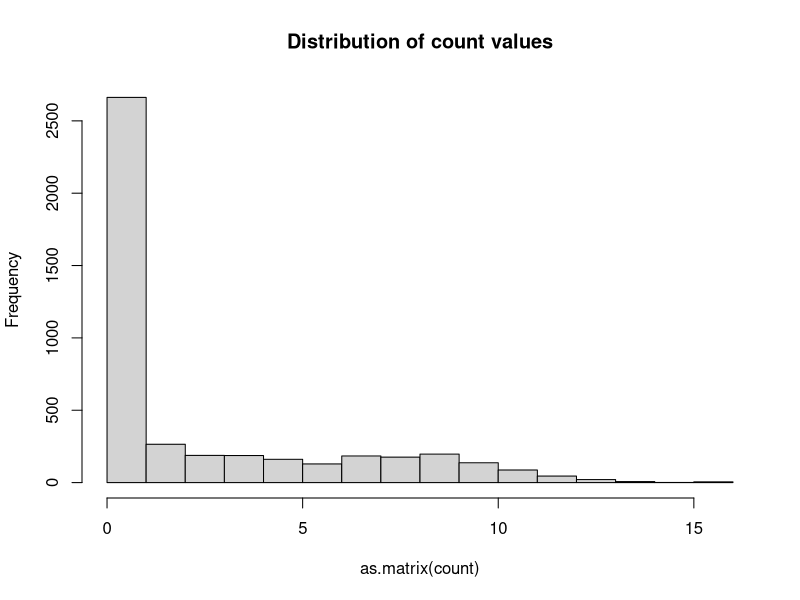
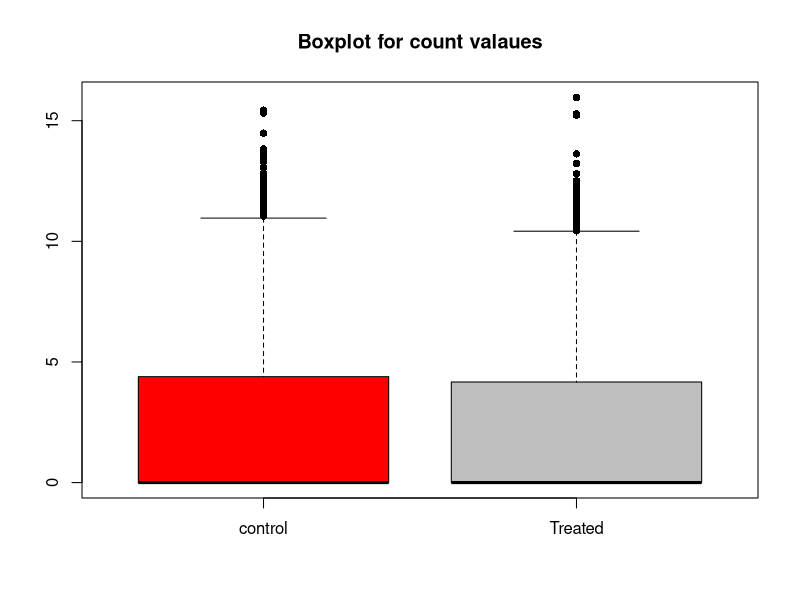
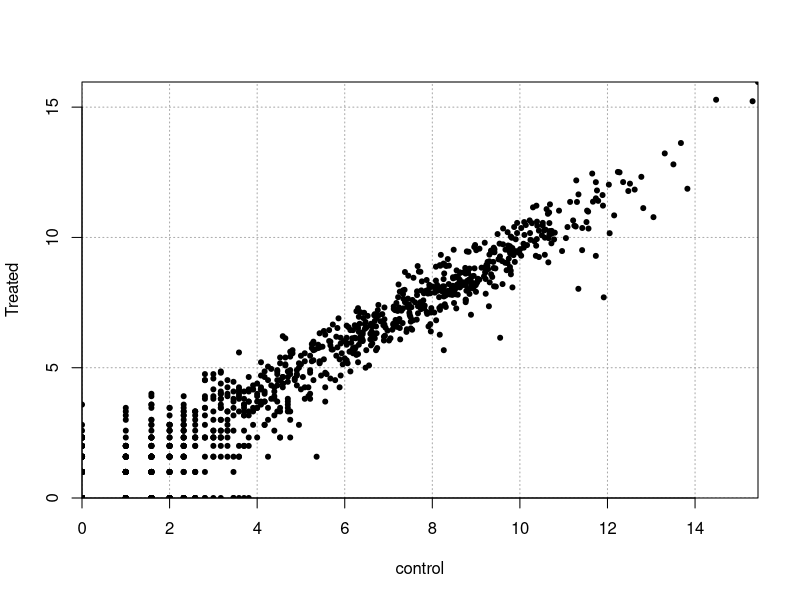

Write R code to recreate these figures, in order.
## ---- chunk 1
## First we read gene counts
count <- read.table("raw_counts.txt" ,sep="\t", head=T,row=1)
#head(count)
#head(rownames(count))
#colnames(count)

# Change column names
colnames(count) <- c("control", "Treated")
## Values are log2 transformed 
## (a pseudo-count is added in case one of the sample is equal or close to zero)
count <- log2(count +1)

## Checking distribution of FPKM values
hist(as.matrix(count), main="Distribution of count values")
boxplot(count, col=c("red","gray"), pch=16, main="Boxplot for count valaues")


## Scatter plot comparing expression levels in sample 1 and 2
par(xaxs='i',yaxs='i')
plot(count, pch=20, panel.first=grid(col="darkgray"))
identify(count[,1], count[,2],lab=rownames(count))

